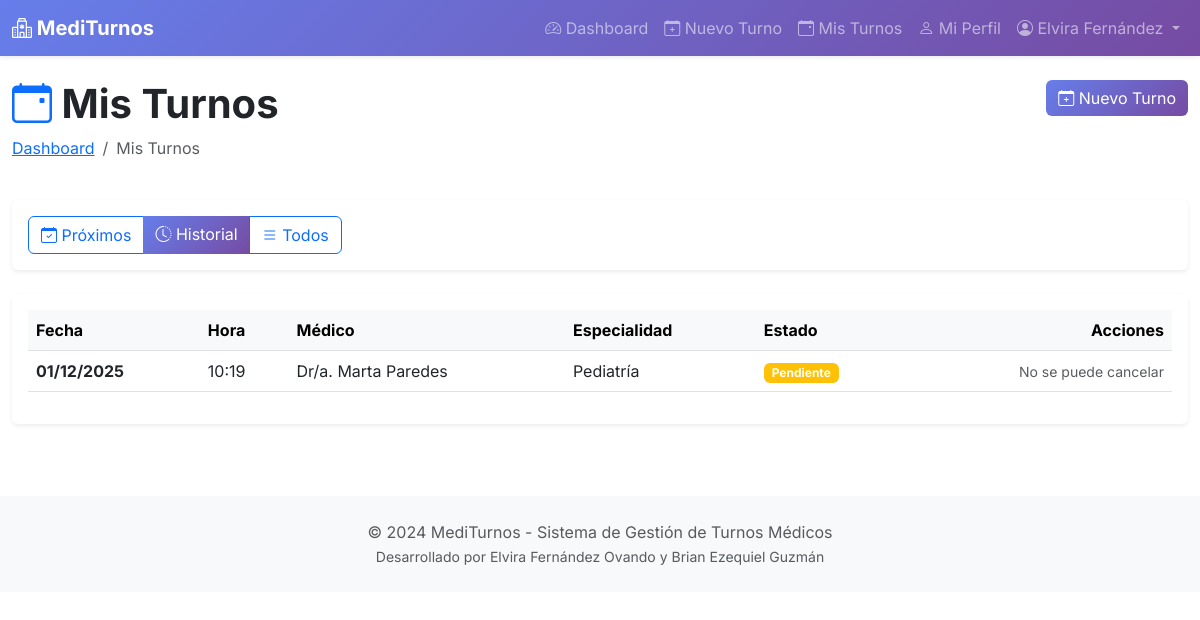
Screenshot of /paciente-panel/mis-turnos/?filtro=historial (signed in) with the database file from the repository.
### appointments/models.py (models this page shows, shortened)
class Usuario(AbstractUser):
    ROLES = (
        ('admin', 'Administrador'),
        ('medico', 'Médico'),
        ('paciente', 'Paciente'),
    )
    rol = models.CharField(max_length=10, choices=ROLES, default='paciente')
    dni = models.CharField(max_length=8, unique=True, validators=[
        RegexValidator(r'^\d{7,8}$', 'Ingrese un DNI válido (7-8 dígitos)')
    ])
    telefono = models.CharField(max_length=15, blank=True)
    direccion = models.CharField(max_length=200, blank=True)
    fecha_nacimiento = models.DateField(null=True, blank=True)
    class Meta:
        verbose_name = 'Usuario'
        verbose_name_plural = 'Usuarios'

class Turno(models.Model):
    ESTADOS = (
        ('pendiente', 'Pendiente'),
        ('confirmado', 'Confirmado'),
        ('en_atencion', 'En Atención'),
        ('atendido', 'Atendido'),
        ('cancelado_paciente', 'Cancelado por Paciente'),
        ('cancelado_medico', 'Cancelado por Médico'),
        ('ausente', 'Ausente'),
    )
    paciente = models.ForeignKey(Paciente, on_delete=models.CASCADE, related_name='turnos')
    medico = models.ForeignKey(Medico, on_delete=models.CASCADE, related_name='turnos')
    especialidad = models.ForeignKey(Especialidad, on_delete=models.CASCADE)
    fecha = models.DateField()
    hora = models.TimeField()
    motivo_consulta = models.TextField(blank=True)
    estado = models.CharField(max_length=20, choices=ESTADOS, default='pendiente')
    notas_medico = models.TextField(blank=True)
    fecha_creacion = models.DateTimeField(auto_now_add=True)
    fecha_modificacion = models.DateTimeField(auto_now=True)
    class Meta:
        verbose_name = 'Turno'
        verbose_name_plural = 'Turnos'
        ordering = ['-fecha', '-hora']
        unique_together = ['medico', 'fecha', 'hora']
    def get_estado_color(self):
        colores = {
            'pendiente': 'warning',
            'confirmado': 'info',
            'en_atencion': 'primary',
            'atendido': 'success',
            'cancelado_paciente': 'secondary',
            'cancelado_medico': 'danger',
            'ausente': 'dark',
        }
        return colores.get(self.estado, 'secondary')
    def puede_cancelar(self):
        if self.estado in ['atendido', 'cancelado_paciente', 'cancelado_medico', 'ausente']:
            return False
        ahora = timezone.now()
        turno_datetime = timezone.make_aware(
            timezone.datetime.combine(self.fecha, self.hora)
        )
        return turno_datetime > ahora + timezone.timedelta(hours=2)

class Medico(models.Model):
    usuario = models.OneToOneField(Usuario, on_delete=models.CASCADE, related_name='perfil_medico')
    especialidades = models.ManyToManyField(Especialidad, related_name='medicos')
    matricula = models.CharField(max_length=20, unique=True)
    biografia = models.TextField(blank=True)
    foto = models.ImageField(upload_to='medicos/', blank=True, null=True)
    activo = models.BooleanField(default=True)
    class Meta:
        verbose_name = 'Médico'
        verbose_name_plural = 'Médicos'
        ordering = ['usuario__last_name', 'usuario__first_name']
    def __str__(self):
        return f"Dr/a. {self.usuario.get_full_name()}"

class Especialidad(models.Model):
    nombre = models.CharField(max_length=100, unique=True)
    descripcion = models.TextField(blank=True)
    duracion_turno = models.IntegerField(default=30, help_text="Duración en minutos")
    activo = models.BooleanField(default=True)
    fecha_creacion = models.DateTimeField(auto_now_add=True)
    class Meta:
        verbose_name = 'Especialidad'
        verbose_name_plural = 'Especialidades'
        ordering = ['nombre']

### appointments/views/paciente_views.py (the view)
# urls.py: path('paciente-panel/mis-turnos/', views.paciente_mis_turnos, name='paciente_mis_turnos'),
@login_required
def paciente_mis_turnos(request):
    if request.user.rol != 'paciente':
        messages.error(request, 'No tienes permisos.')
        return redirect('dashboard')
    paciente = request.user.perfil_paciente
    hoy = timezone.now().date()
    filtro = request.GET.get('filtro', 'proximos')
    if filtro == 'proximos':
        turnos = Turno.objects.filter(
            paciente=paciente,
            fecha__gte=hoy
        ).select_related('medico__usuario', 'especialidad').order_by('fecha', 'hora')
    elif filtro == 'historial':
        turnos = Turno.objects.filter(
            paciente=paciente,
            fecha__lt=hoy
        ).select_related('medico__usuario', 'especialidad').order_by('-fecha', '-hora')
    else:
        turnos = Turno.objects.filter(
            paciente=paciente
        ).select_related('medico__usuario', 'especialidad').order_by('-fecha', '-hora')
    context = {
        'turnos': turnos,
        'filtro': filtro,
    }
    return render(request, 'appointments/paciente/mis_turnos.html', context)

### appointments/templates/appointments/paciente/mis_turnos.html (shortened to what this page needs)
{% extends 'base.html' %}
{% load static %}
{% block content %}
<div class="container-fluid py-4">
    <div class="row mb-4">
        <div class="col">
            <h1 class="fw-bold">
                <i class="bi bi-calendar-event text-primary"></i> Mis Turnos
            </h1>
            <nav aria-label="breadcrumb">
                <ol class="breadcrumb">
                    <li class="breadcrumb-item"><a href="{% url 'paciente_dashboard' %}">Dashboard</a></li>
                    <li class="breadcrumb-item active">Mis Turnos</li>
                </ol>
            </nav>
        </div>
        <div class="col-auto">
            <a href="{% url 'paciente_nuevo_turno' %}" class="btn btn-primary">
                <i class="bi bi-calendar-plus"></i> Nuevo Turno
            </a>
        </div>
    </div>
    <div class="card border-0 shadow-sm mb-4">
        <div class="card-body">
            <div class="btn-group" role="group">
                <a href="?filtro=proximos" class="btn btn-{% if filtro == 'proximos' %}primary{% else %}outline-primary{% endif %}">
                    <i class="bi bi-calendar-check"></i> Próximos
                </a>
                <a href="?filtro=historial" class="btn btn-{% if filtro == 'historial' %}primary{% else %}outline-primary{% endif %}">
                    <i class="bi bi-clock-history"></i> Historial
                </a>
                <a href="?filtro=todos" class="btn btn-{% if filtro == 'todos' %}primary{% else %}outline-primary{% endif %}">
                    <i class="bi bi-list"></i> Todos
                </a>
            </div>
        </div>
    </div>
    <div class="card border-0 shadow-sm">
        <div class="card-body">
            {% if turnos %}
            <div class="table-responsive">
                <table class="table table-hover align-middle">
                    <thead class="table-light">
                        <tr>
                            <th>Fecha</th>
                            <th>Hora</th>
                            <th>Médico</th>
                            <th>Especialidad</th>
                            <th>Estado</th>
                            <th class="text-end">Acciones</th>
                        </tr>
                    </thead>
                    <tbody>
                        {% for turno in turnos %}
                        <tr>
                            <td><strong>{{ turno.fecha|date:"d/m/Y" }}</strong></td>
                            <td>{{ turno.hora|time:"H:i" }}</td>
                            <td>{{ turno.medico }}</td>
                            <td>{{ turno.especialidad.nombre }}</td>
                            <td><span class="badge bg-{{ turno.get_estado_color }}">{{ turno.get_estado_display }}</span></td>
                            <td class="text-end">
                                {% if turno.puede_cancelar %}
                                <a href="{% url 'paciente_cancelar_turno' turno.pk %}" class="btn btn-sm btn-outline-danger">
                                    <i class="bi bi-x-circle"></i> Cancelar
                                </a>
                                {% else %}
                                <span class="text-muted small">No se puede cancelar</span>
                                {% endif %}
                            </td>
                        </tr>
                        {% endfor %}
                    </tbody>
                </table>
            </div>
            {% endif %}
        </div>
    </div>
</div>
{% endblock %}

### templates/base.html (shortened to what this page needs)
{% load static %}
<!DOCTYPE html>
<html lang="es">
<head>
    <link href="{% static 'css/bootstrap.min.css' %}" rel="stylesheet">
    <link href="{% static 'css/bootstrap-icons.css' %}" rel="stylesheet">
    <link rel="stylesheet" href="{% static 'css/style.css' %}">
</head>
<body>
    {% if user.is_authenticated %}
    <nav class="navbar navbar-expand-lg navbar-dark bg-primary shadow-sm">
        <div class="container-fluid">
            <a class="navbar-brand fw-bold" href="{% url 'dashboard' %}">
                <i class="bi bi-hospital"></i> MediTurnos
            </a>
            <div class="collapse navbar-collapse" id="navbarNav">
                <ul class="navbar-nav ms-auto">
                    {% if user.rol == 'admin' %}
                    <li class="nav-item">
                        <a class="nav-link" href="{% url 'admin_dashboard' %}">
                            <i class="bi bi-speedometer2"></i> Dashboard
                        </a>
                    </li>
                    <li class="nav-item dropdown">
                        <a class="nav-link dropdown-toggle" href="#"
                           role="button" data-bs-toggle="dropdown">
                            <i class="bi bi-gear"></i> Gestión
                        </a>
                        <ul class="dropdown-menu">
                            <li><a class="dropdown-item" href="{% url 'admin_especialidades' %}">Especialidades</a></li>
                            <li><a class="dropdown-item" href="{% url 'admin_medicos' %}">Médicos</a></li>
                            <li><a class="dropdown-item" href="{% url 'admin_pacientes' %}">Pacientes</a></li>
                            <li><a class="dropdown-item" href="{% url 'admin_turnos' %}">Turnos</a></li>
                            <li><hr class="dropdown-divider"></li>
                            <li><a class="dropdown-item" href="{% url 'admin_estadisticas' %}">Estadísticas</a></li>
                        </ul>
                    </li>
                    {% elif user.rol == 'paciente' %}
                    <li class="nav-item">
                        <a class="nav-link" href="{% url 'paciente_dashboard' %}">
                            <i class="bi bi-speedometer2"></i> Dashboard
                        </a>
                    </li>
                    <li class="nav-item">
                        <a class="nav-link" href="{% url 'paciente_nuevo_turno' %}">
                            <i class="bi bi-calendar-plus"></i> Nuevo Turno
                        </a>
                    </li>
                    <li class="nav-item">
                        <a class="nav-link" href="{% url 'paciente_mis_turnos' %}">
                            <i class="bi bi-calendar-event"></i> Mis Turnos
                        </a>
                    </li>
                    <li class="nav-item">
                        <a class="nav-link" href="{% url 'paciente_perfil' %}">
                            <i class="bi bi-person"></i> Mi Perfil
                        </a>
                    </li>
                    {% endif %}
                    <li class="nav-item dropdown">
                        <a class="nav-link dropdown-toggle" href="#"
                           role="button" data-bs-toggle="dropdown">
                            <i class="bi bi-person-circle"></i> {{ user.get_full_name }}
                        </a>
                    </li>
                </ul>
            </div>
        </div>
    </nav>
    {% endif %}
    <main>
        {% block content %}{% endblock %}
    </main>
    <footer class="bg-light text-center py-4 mt-5">
        <div class="container">
            <p class="text-muted mb-0">&copy; 2024 MediTurnos - Sistema de Gestión de Turnos Médicos</p>
            <p class="text-muted mb-0"><small>Desarrollado por Elvira Fernández Ovando y Brian Ezequiel Guzmán</small></p>
        </div>
    </footer>
</body>
</html>

### static/css/style.css (style rules this page uses)
body { font-family: 'Inter', -apple-system, BlinkMacSystemFont, 'Segoe UI', Roboto, sans-serif; }
.navbar { background: linear-gradient(135deg, #667eea 0%, #764ba2 100%) !important; }
.btn-primary { background: linear-gradient(135deg, #667eea 0%, #764ba2 100%); border: none; }

### rows the page displays
Usuario: get_full_name "Elvira Fernández"
Turno: fecha "01/12/2025", hora "10:19", medico "Dr/a. Marta Paredes", especialidad.nombre "Pediatría", estado "Pendiente", shows "No se puede cancelar"
